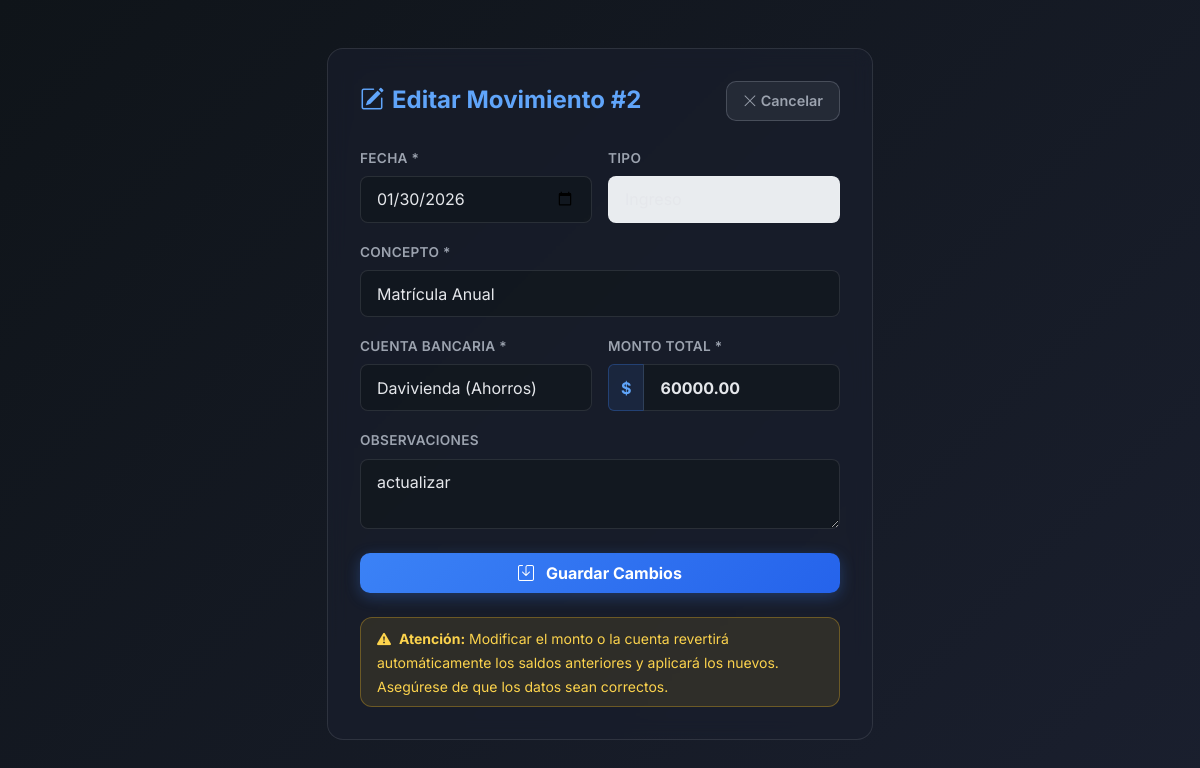
The page /controllers/contabilidad_controller.php?view=editar_movimiento&id=2 (signed in) on the database its author committed.
### tables this page shows
CREATE TABLE `contabilidad_movimientos` (
  `id` int(11) NOT NULL,
  `fecha` date NOT NULL,
  `tipo` enum('ingreso','egreso') NOT NULL,
  `concepto_id` int(11) DEFAULT NULL,
  `cuenta_id` int(11) DEFAULT NULL,
  `tercero_id` int(11) DEFAULT NULL,
  `tercero_nombre` varchar(150) DEFAULT NULL,
  `monto` decimal(15,2) NOT NULL,
  `comprobante_banco` varchar(50) DEFAULT NULL,
  `banco_origen` varchar(50) DEFAULT NULL,
  `observaciones` text,
  `detalle_distribucion_json` json DEFAULT NULL,
  `usuario_registro_id` int(11) DEFAULT NULL,
  `created_at` timestamp NOT NULL DEFAULT CURRENT_TIMESTAMP
);

CREATE TABLE `contabilidad_conceptos` (
  `id` int(11) NOT NULL,
  `nombre` varchar(100) NOT NULL,
  `tipo` enum('ingreso','egreso') NOT NULL,
  `regla_distribucion_json` json DEFAULT NULL,
  `activo` tinyint(4) DEFAULT '1',
  `rubro_predeterminado_id` int(11) DEFAULT NULL
);

CREATE TABLE `contabilidad_cuentas_bancarias` (
  `id` int(11) NOT NULL,
  `nombre` varchar(100) NOT NULL,
  `numero_cuenta` varchar(50) DEFAULT NULL,
  `tipo_cuenta` varchar(50) DEFAULT 'Efectivo',
  `saldo_actual` decimal(15,2) DEFAULT '0.00',
  `activo` tinyint(4) DEFAULT '1'
);

### helpers/db.php (called while the page is built, shortened)
<?php
function conectarDB() {
  $host     = 'localhost';
  $usuario  = 'siao_siao';
  $clave    = 'Sicau2025**';
  $bd       = 'siao_formulario';
  $conexion = new mysqli($host, $usuario, $clave, $bd);
  return $conexion;
}

### models/ContabilidadModel.php (called while the page is built, shortened)
<?php
require_once __DIR__ . '/../helpers/db.php';
class ContabilidadModel {
    private $conn;
    public function __construct() {
        $this->conn = conectarDB();
    }
    public function obtenerCuentas() {
        $result = $this->conn->query("SELECT * FROM contabilidad_cuentas_bancarias WHERE activo = 1");
        return $result->fetch_all(MYSQLI_ASSOC);
    }
    public function obtenerConceptos($tipo = null) {
        $sql = "SELECT c.*, r.nombre as rubro_default_nombre
                FROM contabilidad_conceptos c
                LEFT JOIN contabilidad_rubros r ON c.rubro_predeterminado_id = r.id
                WHERE c.activo = 1";
        if ($tipo) {
            $sql .= " AND c.tipo = '$tipo'";
        }
        $result = $this->conn->query($sql);
        return $result->fetch_all(MYSQLI_ASSOC);
    }
    public function obtenerMovimiento($id) {
        $sql = "SELECT m.*, c.nombre as concepto_nombre, cb.nombre as cuenta_nombre,
                a.nombre_completo, a.documento as tercero_documento_real,
                CASE WHEN m.tercero_nombre != '' THEN m.tercero_nombre
                     WHEN a.nombre_completo IS NOT NULL THEN a.nombre_completo
                     ELSE '' END as tercero_final
                FROM contabilidad_movimientos m
                LEFT JOIN contabilidad_conceptos c ON m.concepto_id = c.id
                LEFT JOIN contabilidad_cuentas_bancarias cb ON m.cuenta_id = cb.id
                LEFT JOIN afiliados_siao a ON m.tercero_id = a.id
                WHERE m.id = ?";
        $stmt = $this->conn->prepare($sql);
        $stmt->bind_param('i', $id);
        $stmt->execute();
        return $stmt->get_result()->fetch_assoc();
    }
}
?>

### views/contabilidad/editar_movimiento.php (the view, shortened to what this page needs)
<!DOCTYPE html>
<html lang="es">
<head>
    <link href="https://cdn.jsdelivr.net/npm/bootstrap@5.3.3/dist/css/bootstrap.min.css" rel="stylesheet">
    <link href="https://cdn.jsdelivr.net/npm/bootstrap-icons@1.10.5/font/bootstrap-icons.css" rel="stylesheet">
</head>
<body class="bg-light">
<div class="container py-5">
    <div class="row justify-content-center">
        <div class="col-md-8 col-lg-6">
            <div class="glass-card">
                <div class="d-flex justify-content-between align-items-center mb-4">
                    <h4 class="mb-0 fw-bold" style="color: var(--accent-blue)">
                        <i class="bi bi-pencil-square me-2"></i>Editar Movimiento #<?php echo $movimiento['id']; ?>
                    </h4>
                    <a href="contabilidad_controller.php?view=<?php echo ($movimiento['tipo'] == 'ingreso') ? 'ingresos' : 'egresos'; ?>" class="btn btn-outline-secondary btn-sm">
                        <i class="bi bi-x-lg"></i> Cancelar
                    </a>
                </div>
                <form action="contabilidad_controller.php" method="POST">
                    <div class="row g-3">
                        <div class="col-md-6">
                            <label class="form-label">Fecha *</label>
                            <input type="date" name="fecha" class="form-control" required value="<?php echo $movimiento['fecha']; ?>">
                        </div>
                        <div class="col-md-6">
                            <label class="form-label">Tipo</label>
                            <input type="text" class="form-control" value="<?php echo ucfirst($movimiento['tipo']); ?>" readonly disabled>
                        </div>
                        <div class="col-12">
                            <label class="form-label">Concepto *</label>
                            <select name="concepto_id" class="form-select" required>
                                <?php foreach ($conceptos as $c): ?>
                                    <option value="<?php echo $c['id']; ?>" <?php echo ($c['id'] == $movimiento['concepto_id']) ? 'selected' : ''; ?>>
                                        <?php echo htmlspecialchars($c['nombre']); ?>
                                    </option>
                                <?php endforeach; ?>
                            </select>
                        </div>
                        <div class="col-md-6">
                            <label class="form-label">Cuenta Bancaria *</label>
                            <select name="cuenta_id" class="form-select" required>
                                <?php foreach ($cuentas as $cta): ?>
                                    <option value="<?php echo $cta['id']; ?>" <?php echo ($cta['id'] == $movimiento['cuenta_id']) ? 'selected' : ''; ?>>
                                        <?php echo htmlspecialchars($cta['nombre']); ?> (<?php echo $cta['tipo_cuenta']; ?>)
                                    </option>
                                <?php endforeach; ?>
                            </select>
                        </div>
                        <div class="col-md-6">
                            <label class="form-label">Monto total *</label>
                            <div class="input-group">
                                <span class="input-group-text">$</span>
                                <input type="number" name="monto" class="form-control fw-bold" required min="0" step="0.01" value="<?php echo $movimiento['monto']; ?>">
                            </div>
                        </div>
                        <div class="col-12">
                            <label class="form-label">Observaciones</label>
                            <textarea name="observaciones" class="form-control" rows="2"><?php echo htmlspecialchars($movimiento['observaciones']); ?></textarea>
                        </div>
                    </div>
                    <div class="d-grid gap-2 mt-4">
                        <button type="submit" class="btn btn-primary py-2 fw-bold">
                            <i class="bi bi-save me-2"></i> Guardar Cambios
                        </button>
                    </div>
                    <div class="alert alert-warning mt-4 mb-0 py-2">
                        <small><i class="bi bi-exclamation-triangle-fill me-1"></i> <strong>Atención:</strong> Modificar el monto o la cuenta revertirá automáticamente los saldos anteriores y aplicará los nuevos. Asegúrese de que los datos sean correctos.</small>
                    </div>
                </form>
            </div>
        </div>
    </div>
</div>
</body>
</html>

### views/contabilidad/editar_movimiento.php (style rules this page uses)
* { margin: 0; padding: 0; box-sizing: border-box; }
:root { --bg-primary: #0f1419; --bg-card: rgba(26, 31, 46, 0.6); --text-primary: #e5e7eb; --text-secondary: #9ca3af; --accent-blue: #60a5fa; }
body { background: linear-gradient(135deg, #0f1419 0%, #1a1f2e 100%); min-height: 100vh; font-family: 'Inter', sans-serif; color: var(--text-primary); }
.glass-card { background: var(--bg-card); backdrop-filter: blur(10px); border-radius: 16px; border: 1px solid rgba(255, 255, 255, 0.1); padding: 2rem; }
.form-label { color: var(--text-secondary); font-size: 0.85rem; font-weight: 600; margin-bottom: 0.5rem; text-transform: uppercase; letter-spacing: 0.3px; }
.form-control, .form-select { background: rgba(15, 20, 25, 0.5); border: 1px solid rgba(255, 255, 255, 0.1); color: var(--text-primary); border-radius: 8px; padding: 0.65rem 1rem; }
.input-group-text { background: rgba(59, 130, 246, 0.1); border: 1px solid rgba(59, 130, 246, 0.3); color: var(--accent-blue); font-weight: 700; }
.btn-primary { background: linear-gradient(135deg, #3b82f6 0%, #2563eb 100%); border: none; padding: 0.75rem 2rem; font-weight: 700; border-radius: 10px; transition: all 0.3s ease; box-shadow: 0 4px 15px rgba(59, 130, 246, 0.3); }
.btn-outline-secondary { background: rgba(156, 163, 175, 0.1); border: 1px solid rgba(156, 163, 175, 0.3); color: var(--text-secondary); border-radius: 10px; padding: 0.5rem 1rem; font-weight: 600; font-size: 0.9rem; }
.alert-warning { background: rgba(251, 191, 36, 0.1); border: 1px solid rgba(251, 191, 36, 0.3); color: #fcd34d; border-radius: 12px; }

### rows shown on the page
contabilidad_movimientos: id "2", fecha "01/30/2026", tipo "Ingreso", concepto_id "Matrícula Anual", cuenta_id "Davivienda (Ahorros)", monto "60000.00", observaciones "actualizar"
